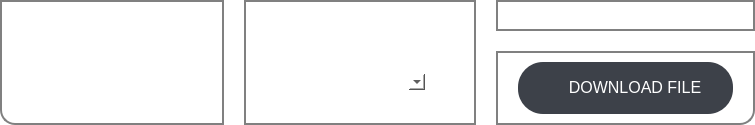
                     <widget class="QFrame" name="default_data_file_folder_frame">
                      <property name="styleSheet">
                       <string notr="true">border:0px solid white;
border-radius:0px;
background:transparent;</string>
                      </property>
                      <property name="frameShape">
                       <enum>QFrame::StyledPanel</enum>
                      </property>
                      <property name="frameShadow">
                       <enum>QFrame::Raised</enum>
                      </property>
                      <layout class="QHBoxLayout" name="horizontalLayout_23" stretch="1,0,0">
                       <property name="spacing">
                        <number>20</number>
                       </property>
                       <property name="leftMargin">
                        <number>0</number>
                       </property>
                       <property name="topMargin">
                        <number>0</number>
                       </property>
                       <property name="rightMargin">
                        <number>0</number>
                       </property>
                       <property name="bottomMargin">
                        <number>0</number>
                       </property>
                       <item>
                        <widget class="QFrame" name="frame_3">
                         <property name="styleSheet">
                          <string notr="true">border:2px solid gray;
border-top-left-radius: 0px;
border-top-right-radius: 0px;
border-bottom-left-radius: 15px;
border-bottom-right-radius: 0px;</string>
                         </property>
                         <property name="frameShape">
                          <enum>QFrame::StyledPanel</enum>
                         </property>
                         <property name="frameShadow">
                          <enum>QFrame::Raised</enum>
                         </property>
                         <layout class="QVBoxLayout" name="verticalLayout_36" stretch="0,1">
                          <item>
                           <widget class="QLabel" name="label_21">
                            <property name="font">
                             <font>
                              <pointsize>14</pointsize>
                             </font>
                            </property>
                            <property name="styleSheet">
                             <string notr="true">border:0px;
color:white;</string>
                            </property>
                            <property name="text">
                             <string>Default Data File Folder</string>
                            </property>
                            <property name="alignment">
                             <set>Qt::AlignCenter</set>
                            </property>
                           </widget>
                          </item>
                          <item>
                           <widget class="QFrame" name="frame_49">
                            <property name="styleSheet">
                             <string notr="true">border:0px solid;
background:transparent;</string>
                            </property>
                            <property name="frameShape">
                             <enum>QFrame::StyledPanel</enum>
                            </property>
                            <property name="frameShadow">
                             <enum>QFrame::Raised</enum>
                            </property>
                           </widget>
                          </item>
                         </layout>
                        </widget>
                       </item>
                       <item>
                        <widget class="QFrame" name="frame_8">
                         <property name="maximumSize">
                          <size>
                           <width>16777215</width>
                           <height>16777215</height>
                          </size>
                         </property>
                         <property name="styleSheet">
                          <string notr="true">border:2px solid gray;
border-top-left-radius: 0px;
border-top-right-radius: 0px;
border-bottom-left-radius: 0px;
border-bottom-right-radius: 0px;</string>
                         </property>
                         <property name="frameShape">
                          <enum>QFrame::StyledPanel</enum>
                         </property>
                         <property name="frameShadow">
                          <enum>QFrame::Raised</enum>
                         </property>
                         <layout class="QVBoxLayout" name="verticalLayout_26" stretch="0,1">
                          <item>
                           <widget class="QLabel" name="label_17">
                            <property name="font">
                             <font>
                              <pointsize>14</pointsize>
                             </font>
                            </property>
                            <property name="styleSheet">
                             <string notr="true">border:0px;
color:white;</string>
                            </property>
                            <property name="text">
                             <string>Comm Link</string>
                            </property>
                            <property name="alignment">
                             <set>Qt::AlignCenter</set>
                            </property>
                           </widget>
                          </item>
                          <item>
                           <widget class="QFrame" name="frame_42">
                            <property name="styleSheet">
                             <string notr="true">border:0px;</string>
                            </property>
                            <property name="frameShape">
                             <enum>QFrame::StyledPanel</enum>
                            </property>
                            <property name="frameShadow">
                             <enum>QFrame::Raised</enum>
                            </property>
                            <layout class="QVBoxLayout" name="verticalLayout_27" stretch="0,1,0">
                             <property name="spacing">
                              <number>6</number>
                             </property>
                             <property name="leftMargin">
                              <number>40</number>
                             </property>
                             <property name="rightMargin">
                              <number>40</number>
                             </property>
                             <property name="bottomMargin">
                              <number>0</number>
                             </property>
                             <item>
                              <widget class="QLabel" name="label_18">
                               <property name="minimumSize">
                                <size>
                                 <width>0</width>
                                 <height>0</height>
                                </size>
                               </property>
                               <property name="font">
                                <font>
                                 <pointsize>12</pointsize>
                                </font>
                               </property>
                               <property name="styleSheet">
                                <string notr="true">color:white;</string>
                               </property>
                               <property name="text">
                                <string>Active Comm Port</string>
                               </property>
                               <property name="alignment">
                                <set>Qt::AlignCenter</set>
                               </property>
                              </widget>
                             </item>
                             <item>
                              <widget class="QComboBox" name="comboBox">
                               <property name="minimumSize">
                                <size>
                                 <width>0</width>
                                 <height>0</height>
                                </size>
                               </property>
                               <property name="styleSheet">
                                <string notr="true">background:white;
border-bottom-left-radius:0px;</string>
                               </property>
                              </widget>
                             </item>
                             <item>
                              <widget class="QFrame" name="frame_45">
                               <property name="frameShape">
                                <enum>QFrame::StyledPanel</enum>
                               </property>
                               <property name="frameShadow">
                                <enum>QFrame::Raised</enum>
                               </property>
                               <layout class="QVBoxLayout" name="verticalLayout_28">
                                <property name="leftMargin">
                                 <number>0</number>
                                </property>
                               </layout>
                              </widget>
                             </item>
                            </layout>
                           </widget>
                          </item>
                         </layout>
                        </widget>
                       </item>
                       <item>
                        <widget class="QFrame" name="frame_12">
                         <property name="styleSheet">
                          <string notr="true">border:0px solid white;
background:transparent;</string>
                         </property>
                         <property name="frameShape">
                          <enum>QFrame::StyledPanel</enum>
                         </property>
                         <property name="frameShadow">
                          <enum>QFrame::Raised</enum>
                         </property>
                         <layout class="QVBoxLayout" name="verticalLayout_18">
                          <property name="spacing">
                           <number>20</number>
                          </property>
                          <property name="leftMargin">
                           <number>0</number>
                          </property>
                          <property name="topMargin">
                           <number>0</number>
                          </property>
                          <property name="rightMargin">
                           <number>0</number>
                          </property>
                          <property name="bottomMargin">
                           <number>0</number>
                          </property>
                          <item>
                           <widget class="QFrame" name="frame_47">
                            <property name="styleSheet">
                             <string notr="true">border:2px solid gray;
border-top-left-radius: 0px;
border-top-right-radius: 0px;
border-bottom-left-radius: 0px;
border-bottom-right-radius: 0px;</string>
                            </property>
                            <property name="frameShape">
                             <enum>QFrame::StyledPanel</enum>
                            </property>
                            <property name="frameShadow">
                             <enum>QFrame::Raised</enum>
                            </property>
                            <layout class="QVBoxLayout" name="verticalLayout_35">
                             <property name="spacing">
                              <number>0</number>
                             </property>
                             <property name="leftMargin">
                              <number>0</number>
                             </property>
                             <property name="topMargin">
                              <number>0</number>
                             </property>
                             <property name="rightMargin">
                              <number>0</number>
                             </property>
                             <property name="bottomMargin">
                              <number>0</number>
                             </property>
                             <item alignment="Qt::AlignHCenter">
                              <widget class="QCheckBox" name="checkBox_10">
                               <property name="font">
                                <font>
                                 <pointsize>14</pointsize>
                                </font>
                               </property>
                               <property name="styleSheet">
                                <string notr="true">color:white;
border:0px solid;</string>
                               </property>
                               <property name="text">
                                <string>APPLY ALL CHANGES</string>
                               </property>
                              </widget>
                             </item>
                            </layout>
                           </widget>
                          </item>
                          <item>
                           <widget class="QFrame" name="frame_48">
                            <property name="styleSheet">
                             <string notr="true">border:2px solid gray;
border-top-left-radius: 0px;
border-top-right-radius: 0px;
border-bottom-left-radius: 0px;
border-bottom-right-radius: 15px;</string>
                            </property>
                            <property name="frameShape">
                             <enum>QFrame::StyledPanel</enum>
                            </property>
                            <property name="frameShadow">
                             <enum>QFrame::Raised</enum>
                            </property>
                            <layout class="QHBoxLayout" name="horizontalLayout_26">
                             <property name="leftMargin">
                              <number>20</number>
                             </property>
                             <property name="rightMargin">
                              <number>20</number>
                             </property>
                             <item>
                              <widget class="QFrame" name="host_connect_frame_2">
                               <property name="minimumSize">
                                <size>
                                 <width>215</width>
                                 <height>52</height>
                                </size>
                               </property>
                               <property name="maximumSize">
                                <size>
                                 <width>16777215</width>
                                 <height>52</height>
                                </size>
                               </property>
                               <property name="styleSheet">
                                <string notr="true">QFrame {
	background:#3D4149;
	color:#FFFFFF;
	border-radius: 25px;
	border:0px solid;
}

QFrame:hover {
    background: white;
	border-radius: 25px;
	color:black;
	border:0px solid;
}
</string>
                               </property>
                               <property name="frameShape">
                                <enum>QFrame::StyledPanel</enum>
                               </property>
                               <property name="frameShadow">
                                <enum>QFrame::Raised</enum>
                               </property>
                               <layout class="QHBoxLayout" name="horizontalLayout_25" stretch="0,1">
                                <property name="leftMargin">
                                 <number>15</number>
                                </property>
                                <item>
                                 <widget class="QLabel" name="label_20">
                                  <property name="styleSheet">
                                   <string notr="true"/>
                                  </property>
                                  <property name="text">
                                   <string/>
                                  </property>
                                  <property name="pixmap">
                                   <pixmap>Image_resources/top_panel/download_button.jpg</pixmap>
                                  </property>
                                  <property name="alignment">
                                   <set>Qt::AlignCenter</set>
                                  </property>
                                 </widget>
                                </item>
                                <item>
                                 <widget class="QPushButton" name="pushButton_13">
                                  <property name="font">
                                   <font>
                                    <pointsize>12</pointsize>
                                   </font>
                                  </property>
                                  <property name="styleSheet">
                                   <string notr="true">background:transparent;
color:white;
border:0px solid;</string>
                                  </property>
                                  <property name="text">
                                   <string>DOWNLOAD FILE</string>
                                  </property>
                                 </widget>
                                </item>
                               </layout>
                              </widget>
                             </item>
                            </layout>
                           </widget>
                          </item>
                         </layout>
                        </widget>
                       </item>
                      </layout>
                     </widget>
